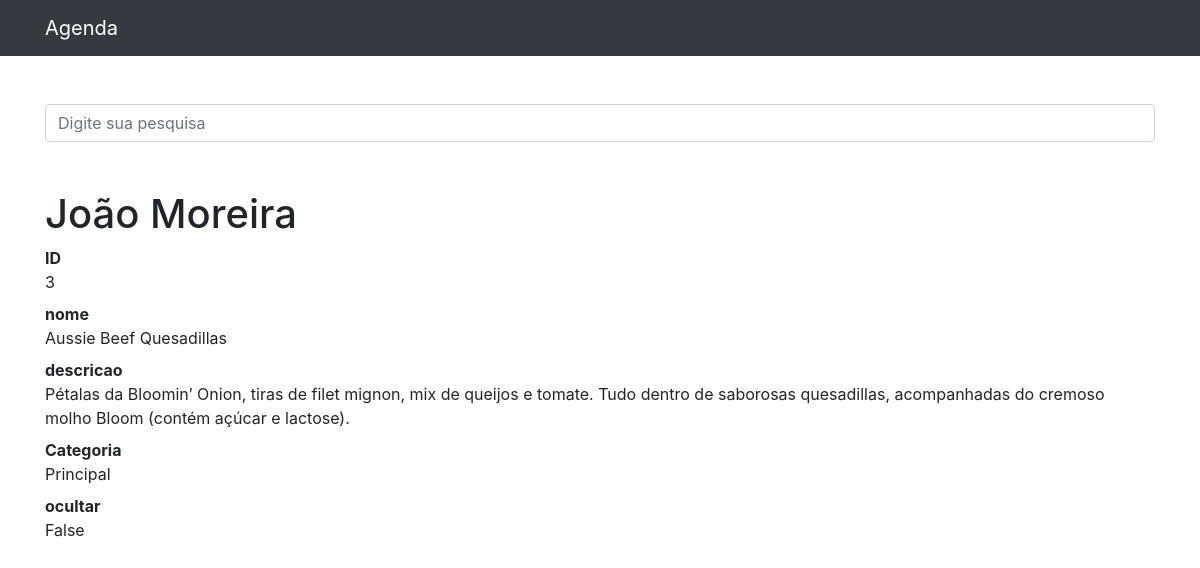
Page /3 on the committed database.
### items/models.py (models this page shows, shortened)
class Item(models.Model):
    nome = models.CharField(max_length=255)
    data_criacao = models.DateTimeField(default=timezone.now)
    descricao = models.TextField(blank=True)
    categoria = models.ForeignKey(Categoria, on_delete=models.DO_NOTHING)
    ocultar = models.BooleanField(default=False)
    foto = models.ImageField(blank=True, upload_to='fotos/%y/%m/')

class Categoria(models.Model):
    nome = models.CharField(max_length=255)
    def __str__(self):
        return self.nome

### items/views.py (the view)
# urls.py: path('<int:item_id>', views.vw_item, name='vw_item'),
def vw_item(request, item_id):
    item = get_object_or_404(Item, id=item_id)
    return render(request, 'item/vw_item.html', {
        'item': item
    })

### items/templates/item/vw_item.html (shortened to what this page needs)
{% extends 'base.html' %}
{%block conteudo%}
    <h1 class="mt-5">João Moreira</h1>
      <dl>
        <dt>ID</dt>
        <dd>{{item.id}}</dd>
        <dt>nome</dt>
        <dd>{{item.nome}}</dd>
        <dt>descricao</dt>
        <dd>{{item.descricao}}</dd>
        <dt>Categoria</dt>
        <dd>{{item.categoria}}</dd>
        <dt>ocultar</dt>
        <dd>{{item.ocultar}}</dd>
      </dl>
{%endblock%}

### rows in the picture
Item: id "3", nome "Aussie Beef Quesadillas", descricao "Pétalas da Bloomin’ Onion, tiras de filet mignon, mix de queijos e tomate. Tudo dentro de saborosas quesadillas, acompanhadas do cremoso molho Bloom (contém açúcar e lactose).", categoria "Principal", ocultar "False"
